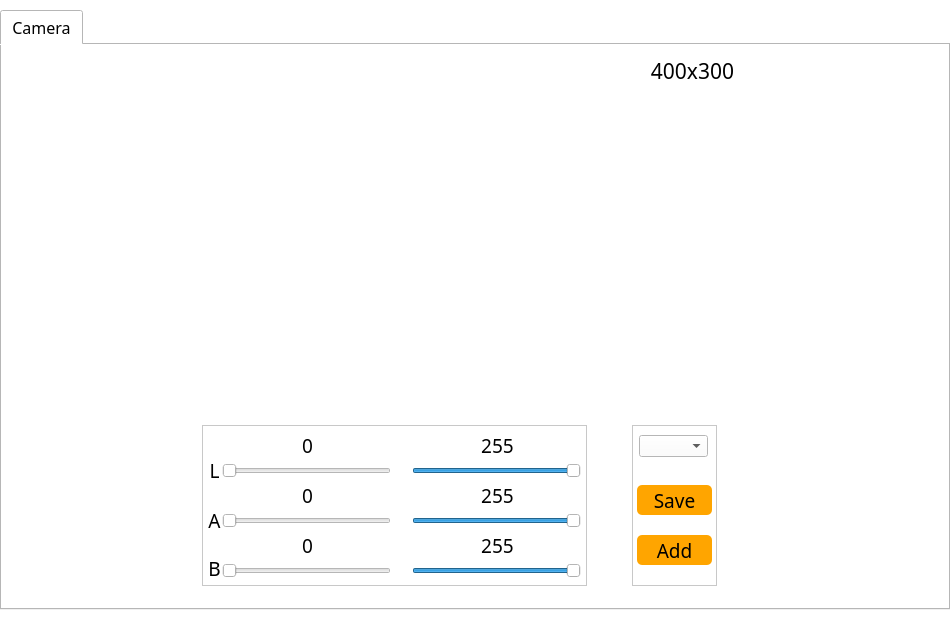
<?xml version="1.0" encoding="UTF-8"?>
<ui version="4.0">
 <class>Form</class>
 <widget class="QWidget" name="Form">
  <property name="windowModality">
   <enum>Qt::NonModal</enum>
  </property>
  <property name="enabled">
   <bool>true</bool>
  </property>
  <property name="geometry">
   <rect>
    <x>0</x>
    <y>0</y>
    <width>950</width>
    <height>620</height>
   </rect>
  </property>
  <property name="minimumSize">
   <size>
    <width>0</width>
    <height>0</height>
   </size>
  </property>
  <property name="maximumSize">
   <size>
    <width>950</width>
    <height>620</height>
   </size>
  </property>
  <property name="font">
   <font>
    <family>Arial</family>
    <pointsize>11</pointsize>
   </font>
  </property>
  <property name="focusPolicy">
   <enum>Qt::NoFocus</enum>
  </property>
  <property name="contextMenuPolicy">
   <enum>Qt::NoContextMenu</enum>
  </property>
  <property name="acceptDrops">
   <bool>false</bool>
  </property>
  <property name="windowTitle">
   <string>LAB_Tool 1.0</string>
  </property>
  <property name="autoFillBackground">
   <bool>false</bool>
  </property>
  <property name="styleSheet">
   <string notr="true">background-color: rgb(255, 255, 255);</string>
  </property>
  <widget class="QTabWidget" name="tabWidget">
   <property name="geometry">
    <rect>
     <x>0</x>
     <y>10</y>
     <width>950</width>
     <height>600</height>
    </rect>
   </property>
   <property name="font">
    <font>
     <family>黑体</family>
     <pointsize>12</pointsize>
    </font>
   </property>
   <property name="currentIndex">
    <number>0</number>
   </property>
   <widget class="QWidget" name="tab">
    <attribute name="title">
     <string>Camera</string>
    </attribute>
    <widget class="QLabel" name="label_8">
     <property name="geometry">
      <rect>
       <x>620</x>
       <y>10</y>
       <width>141</width>
       <height>31</height>
      </rect>
     </property>
     <property name="font">
      <font>
       <family>黑体</family>
       <pointsize>16</pointsize>
      </font>
     </property>
     <property name="text">
      <string>400x300</string>
     </property>
     <property name="alignment">
      <set>Qt::AlignCenter</set>
     </property>
    </widget>
    <widget class="QWidget" name="widget_12" native="true">
     <property name="geometry">
      <rect>
       <x>200</x>
       <y>380</y>
       <width>385</width>
       <height>161</height>
      </rect>
     </property>
     <property name="styleSheet">
      <string notr="true">#widget_12 {border:1px solid #242424;
border-color: rgb(200, 200, 200);}</string>
     </property>
     <widget class="QLabel" name="label_25">
      <property name="geometry">
       <rect>
        <x>5</x>
        <y>30</y>
        <width>15</width>
        <height>31</height>
       </rect>
      </property>
      <property name="font">
       <font>
        <family>黑体</family>
        <pointsize>14</pointsize>
       </font>
      </property>
      <property name="text">
       <string>L</string>
      </property>
      <property name="alignment">
       <set>Qt::AlignCenter</set>
      </property>
     </widget>
     <widget class="QLabel" name="label_26">
      <property name="geometry">
       <rect>
        <x>5</x>
        <y>80</y>
        <width>15</width>
        <height>31</height>
       </rect>
      </property>
      <property name="font">
       <font>
        <family>黑体</family>
        <pointsize>14</pointsize>
       </font>
      </property>
      <property name="text">
       <string>A</string>
      </property>
      <property name="alignment">
       <set>Qt::AlignCenter</set>
      </property>
     </widget>
     <widget class="QLabel" name="label_27">
      <property name="geometry">
       <rect>
        <x>5</x>
        <y>133</y>
        <width>15</width>
        <height>21</height>
       </rect>
      </property>
      <property name="font">
       <font>
        <family>黑体</family>
        <pointsize>14</pointsize>
       </font>
      </property>
      <property name="text">
       <string>B</string>
      </property>
      <property name="alignment">
       <set>Qt::AlignCenter</set>
      </property>
     </widget>
     <widget class="QSlider" name="horizontalSlider_LMin">
      <property name="geometry">
       <rect>
        <x>20</x>
        <y>35</y>
        <width>169</width>
        <height>22</height>
       </rect>
      </property>
      <property name="maximum">
       <number>255</number>
      </property>
      <property name="pageStep">
       <number>1</number>
      </property>
      <property name="orientation">
       <enum>Qt::Horizontal</enum>
      </property>
     </widget>
     <widget class="QSlider" name="horizontalSlider_AMin">
      <property name="geometry">
       <rect>
        <x>20</x>
        <y>85</y>
        <width>169</width>
        <height>22</height>
       </rect>
      </property>
      <property name="maximum">
       <number>255</number>
      </property>
      <property name="pageStep">
       <number>1</number>
      </property>
      <property name="orientation">
       <enum>Qt::Horizontal</enum>
      </property>
     </widget>
     <widget class="QSlider" name="horizontalSlider_BMin">
      <property name="geometry">
       <rect>
        <x>20</x>
        <y>135</y>
        <width>169</width>
        <height>22</height>
       </rect>
      </property>
      <property name="maximum">
       <number>255</number>
      </property>
      <property name="pageStep">
       <number>1</number>
      </property>
      <property name="orientation">
       <enum>Qt::Horizontal</enum>
      </property>
     </widget>
     <widget class="QLabel" name="label_LMin">
      <property name="geometry">
       <rect>
        <x>80</x>
        <y>10</y>
        <width>51</width>
        <height>20</height>
       </rect>
      </property>
      <property name="font">
       <font>
        <family>黑体</family>
        <pointsize>14</pointsize>
       </font>
      </property>
      <property name="text">
       <string>0</string>
      </property>
      <property name="alignment">
       <set>Qt::AlignCenter</set>
      </property>
     </widget>
     <widget class="QLabel" name="label_AMin">
      <property name="geometry">
       <rect>
        <x>80</x>
        <y>60</y>
        <width>51</width>
        <height>21</height>
       </rect>
      </property>
      <property name="font">
       <font>
        <family>黑体</family>
        <pointsize>14</pointsize>
       </font>
      </property>
      <property name="text">
       <string>0</string>
      </property>
      <property name="alignment">
       <set>Qt::AlignCenter</set>
      </property>
     </widget>
     <widget class="QLabel" name="label_BMin">
      <property name="geometry">
       <rect>
        <x>80</x>
        <y>110</y>
        <width>51</width>
        <height>21</height>
       </rect>
      </property>
      <property name="font">
       <font>
        <family>黑体</family>
        <pointsize>14</pointsize>
       </font>
      </property>
      <property name="text">
       <string>0</string>
      </property>
      <property name="alignment">
       <set>Qt::AlignCenter</set>
      </property>
     </widget>
     <widget class="QSlider" name="horizontalSlider_LMax">
      <property name="geometry">
       <rect>
        <x>210</x>
        <y>35</y>
        <width>169</width>
        <height>22</height>
       </rect>
      </property>
      <property name="maximum">
       <number>255</number>
      </property>
      <property name="pageStep">
       <number>1</number>
      </property>
      <property name="value">
       <number>255</number>
      </property>
      <property name="orientation">
       <enum>Qt::Horizontal</enum>
      </property>
     </widget>
     <widget class="QSlider" name="horizontalSlider_AMax">
      <property name="geometry">
       <rect>
        <x>210</x>
        <y>85</y>
        <width>169</width>
        <height>22</height>
       </rect>
      </property>
      <property name="maximum">
       <number>255</number>
      </property>
      <property name="pageStep">
       <number>1</number>
      </property>
      <property name="value">
       <number>255</number>
      </property>
      <property name="orientation">
       <enum>Qt::Horizontal</enum>
      </property>
     </widget>
     <widget class="QSlider" name="horizontalSlider_BMax">
      <property name="geometry">
       <rect>
        <x>210</x>
        <y>135</y>
        <width>169</width>
        <height>22</height>
       </rect>
      </property>
      <property name="maximum">
       <number>255</number>
      </property>
      <property name="pageStep">
       <number>1</number>
      </property>
      <property name="value">
       <number>255</number>
      </property>
      <property name="orientation">
       <enum>Qt::Horizontal</enum>
      </property>
     </widget>
     <widget class="QLabel" name="label_LMax">
      <property name="geometry">
       <rect>
        <x>270</x>
        <y>10</y>
        <width>51</width>
        <height>20</height>
       </rect>
      </property>
      <property name="font">
       <font>
        <family>黑体</family>
        <pointsize>14</pointsize>
       </font>
      </property>
      <property name="text">
       <string>255</string>
      </property>
      <property name="alignment">
       <set>Qt::AlignCenter</set>
      </property>
     </widget>
     <widget class="QLabel" name="label_AMax">
      <property name="geometry">
       <rect>
        <x>270</x>
        <y>60</y>
        <width>51</width>
        <height>20</height>
       </rect>
      </property>
      <property name="font">
       <font>
        <family>黑体</family>
        <pointsize>14</pointsize>
       </font>
      </property>
      <property name="text">
       <string>255</string>
      </property>
      <property name="alignment">
       <set>Qt::AlignCenter</set>
      </property>
     </widget>
     <widget class="QLabel" name="label_BMax">
      <property name="geometry">
       <rect>
        <x>270</x>
        <y>110</y>
        <width>51</width>
        <height>20</height>
       </rect>
      </property>
      <property name="font">
       <font>
        <family>黑体</family>
        <pointsize>14</pointsize>
       </font>
      </property>
      <property name="text">
       <string>255</string>
      </property>
      <property name="alignment">
       <set>Qt::AlignCenter</set>
      </property>
     </widget>
    </widget>
    <widget class="QWidget" name="widget_15" native="true">
     <property name="geometry">
      <rect>
       <x>630</x>
       <y>380</y>
       <width>85</width>
       <height>161</height>
      </rect>
     </property>
     <property name="styleSheet">
      <string notr="true">#widget_15 {border:1px solid #242424;
border-color: rgb(200, 200, 200);}</string>
     </property>
     <widget class="QComboBox" name="comboBox_color">
      <property name="geometry">
       <rect>
        <x>7</x>
        <y>10</y>
        <width>69</width>
        <height>22</height>
       </rect>
      </property>
     </widget>
     <widget class="QPushButton" name="pushButton_labWrite">
      <property name="geometry">
       <rect>
        <x>5</x>
        <y>60</y>
        <width>75</width>
        <height>30</height>
       </rect>
      </property>
      <property name="font">
       <font>
        <family>黑体</family>
        <pointsize>14</pointsize>
       </font>
      </property>
      <property name="styleSheet">
       <string notr="true">QPushButton{background-color: rgb(255, 165, 0);}
QPushButton:hover{background-color:  rgb(255, 210, 0);}
QPushButton{border-radius:5px;}</string>
      </property>
      <property name="text">
       <string>Save</string>
      </property>
     </widget>
     <widget class="QPushButton" name="pushButton_AddColor">
      <property name="geometry">
       <rect>
        <x>5</x>
        <y>110</y>
        <width>75</width>
        <height>30</height>
       </rect>
      </property>
      <property name="font">
       <font>
        <family>黑体</family>
        <pointsize>14</pointsize>
       </font>
      </property>
      <property name="styleSheet">
       <string notr="true">QPushButton{background-color: rgb(255, 165, 0);}
QPushButton:hover{background-color:  rgb(255, 210, 0);}
QPushButton{border-radius:5px;}</string>
      </property>
      <property name="text">
       <string>Add</string>
      </property>
     </widget>
    </widget>
    <widget class="QLabel" name="label_orign">
     <property name="geometry">
      <rect>
       <x>70</x>
       <y>50</y>
       <width>800</width>
       <height>300</height>
      </rect>
     </property>
     <property name="text">
      <string/>
     </property>
    </widget>
    <zorder>widget_15</zorder>
    <zorder>widget_12</zorder>
    <zorder>label_8</zorder>
    <zorder>label_orign</zorder>
   </widget>
  </widget>
 </widget>
 <resources/>
 <connections/>
</ui>
